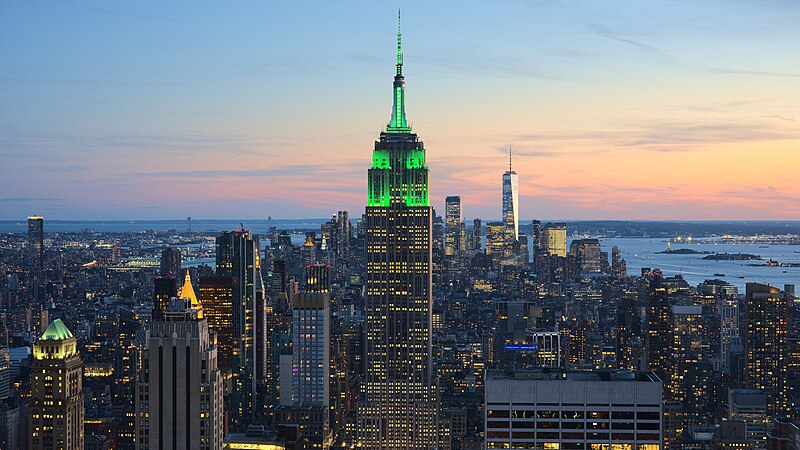
#> input picture View_of_Empire_State_Building_from_Rockefeller_Center_New_York_City_dllu_(cropped).jpg, 800 x 450 px
$ python splitandmerge.py
#> lines starting #> are read from the running program, lines starting #| are printed output that depends on the picture
import cv2 as cv
import numpy as np

img = cv.imread('View_of_Empire_State_Building_from_Rockefeller_Center_New_York_City_dllu_(cropped).jpg')
#> img is the input picture: shape (450, 800, 3); mean B, G, R 129.1, 121, 114.1
# cv.imshow("original", img)

blank = np.zeros(img.shape[:2], dtype='uint8')

b,g,r= cv.split(img)
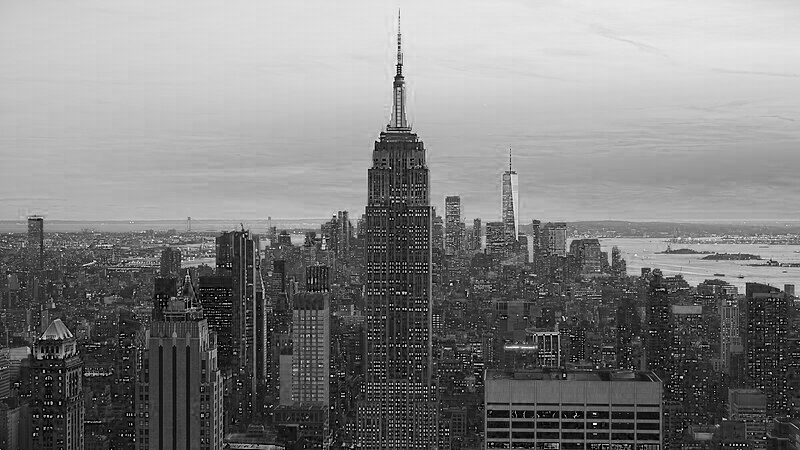
#> b: shape (450, 800); min 0, max 255, mean 129.1
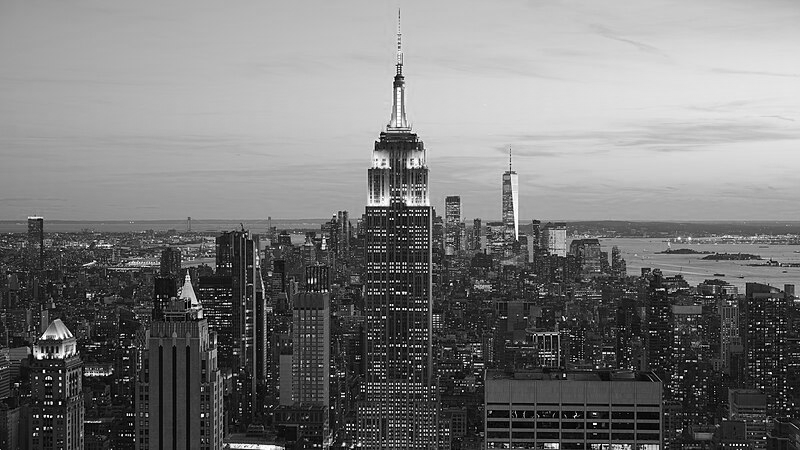
#> g: shape (450, 800); min 0, max 255, mean 121
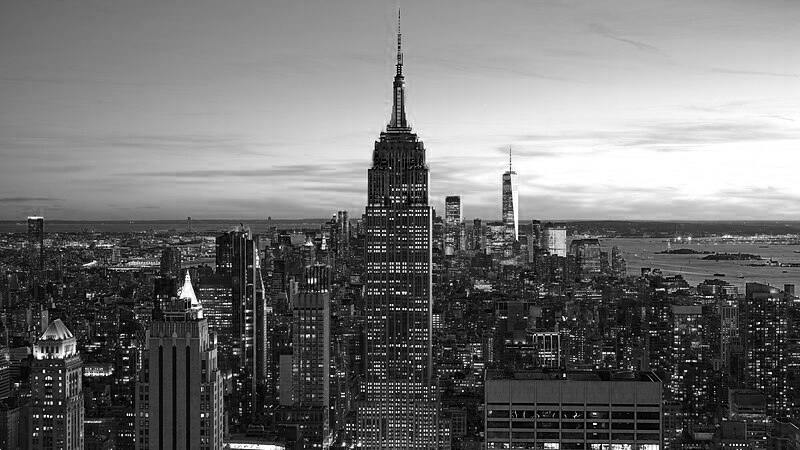
#> r: shape (450, 800); min 0, max 255, mean 114.1

blue = cv.merge([b,blank,blank])
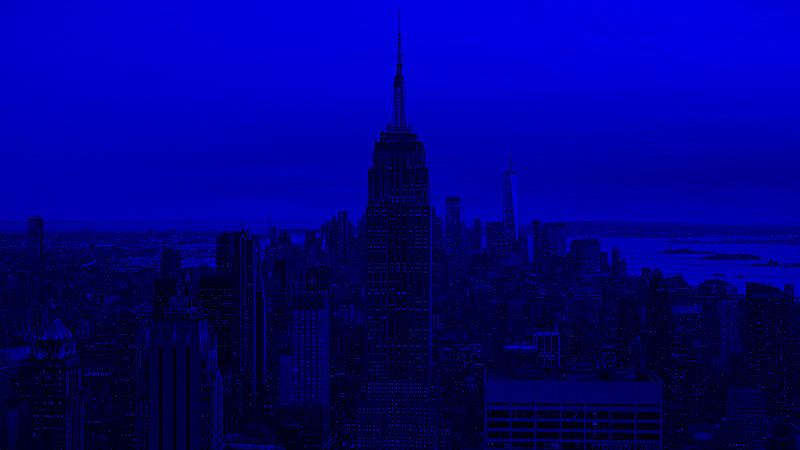
#> blue: shape (450, 800, 3); mean of channels 0, 1, 2 129.1, 0, 0; drawn as B, G, R
green = cv.merge([blank,g,blank])
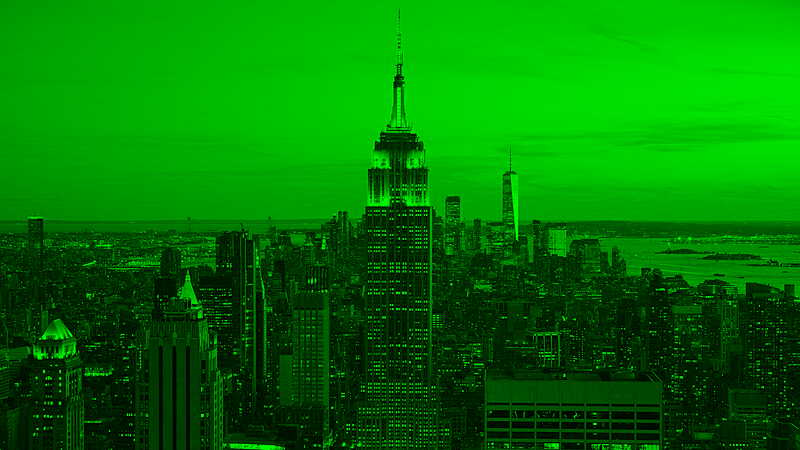
#> green: shape (450, 800, 3); mean of channels 0, 1, 2 0, 121, 0; drawn as B, G, R
red = cv.merge([blank,blank,r])
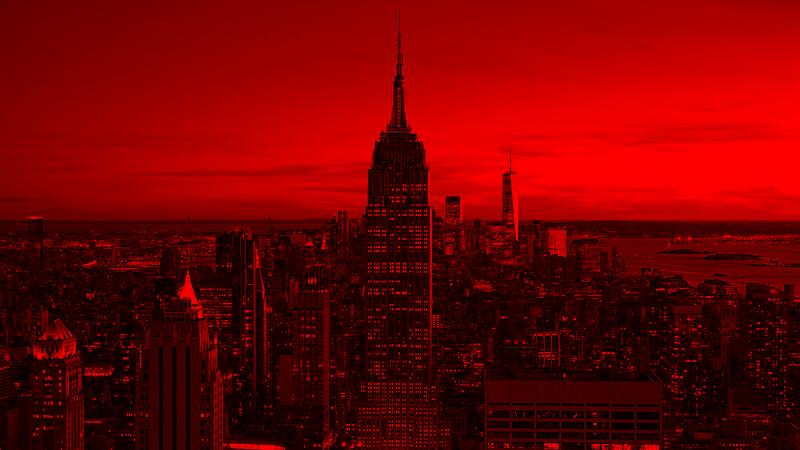
#> red: shape (450, 800, 3); mean of channels 0, 1, 2 0, 0, 114.1; drawn as B, G, R

cv.imshow('blue', blue)
cv.imshow('green', green)
cv.imshow('red', red)

print(img.shape, b.shape, g.shape, r.shape)
#| (450, 800, 3) (450, 800) (450, 800) (450, 800)

merged_iumage = cv.merge([b,g,r])
cv.imshow('merged', merged_iumage)

cv.waitKey(0)
cv.destroyAllWindows()
